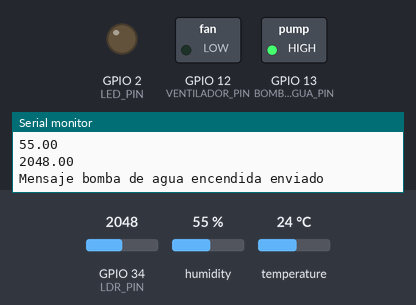
This sketch was run on a simulated ESP32. Shown: switched loads named in the sketch (green lamp = pin HIGH), output pins drawn as LEDs (lit = HIGH), the last lines printed to the serial monitor. Inputs (shaded band) come from the test bench; at power-on: temperature 24 °C, GPIO 34 (LDR_PIN) = 2048, humidity 55 %. WiFi joins after 1.5 s; servers stay silent unless stated.

Above: at 2.7 s.
2.8 s: temperature set to 26 °C
At 6.5 s:
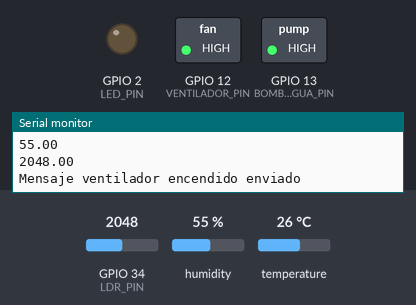
7.5 s: GPIO 34 (LDR_PIN) set to 1029
10.2 s: GPIO 34 (LDR_PIN) set to 928
At 12.6 s:
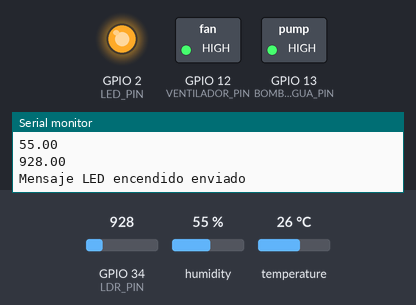
13.5 s: humidity set to 78 %
16.2 s: humidity set to 81 %
At 19.2 s:
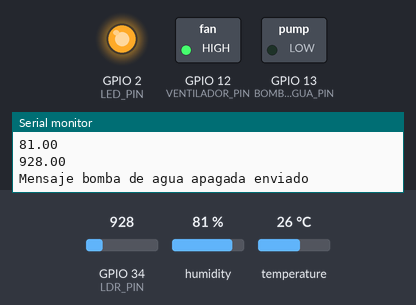
19.5 s: GPIO 34 (LDR_PIN) set to 1040
At 21.1 s:
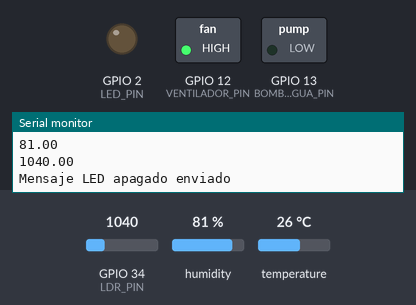
Timing chart, 0 to 22.6 s (numbered marks = the images above; inputs shaded):
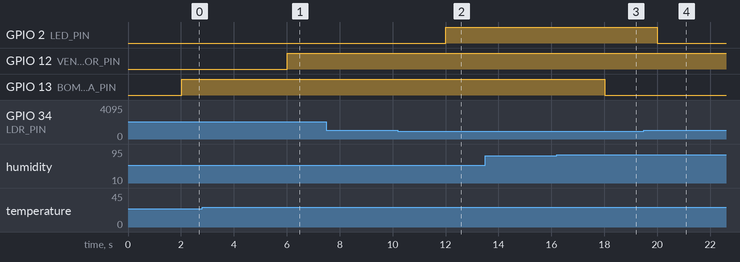

Measured:
- the behaviour switches between 24 and 25 °C on temperature (found by bisection; images 0 and 1)
- the behaviour switches between 1000 and 999 on GPIO 34 (LDR_PIN) (found by bisection; images 1 and 2)
- the behaviour switches between 79 and 80 % on humidity (found by bisection; images 2 and 3)
- after the input at 2.8 s, GPIO 12 (VENTILADOR_PIN): LOW → HIGH after 3.2 s
- after the input at 10.2 s, GPIO 2 (LED_PIN): LOW → HIGH after 1.8 s
- after the input at 16.2 s, GPIO 13 (BOMBA_AGUA_PIN): HIGH → LOW after 1.8 s
- after the input at 19.5 s, GPIO 2 (LED_PIN): HIGH → LOW after 0.50 s

The sketch:

proyectoDigitales.ino
```cpp
#include <WiFi.h>
#include <WiFiClientSecure.h>
#include <UniversalTelegramBot.h>
#include "DHT.h"

#define DHTPIN 4
#define DHTTYPE DHT11   // DHT 11
#define WIFI_SSID "WiFi SSID"
#define WIFI_PASSWORD "contraseña WiFi"
#define BOT_TOKEN "api"
#define CHAT_ID "codigo"

#define VENTILADOR_PIN 12 // Pin para controlar el ventilador
#define BOMBA_AGUA_PIN 13 // Pin para controlar la bomba de agua
#define LDR_PIN 34         // Pin de la fotorresistencia
#define LED_PIN 2          // Pin del LED

WiFiClientSecure secured_client;
UniversalTelegramBot bot(BOT_TOKEN, secured_client);
DHT dht(DHTPIN, DHTTYPE);

const unsigned long SENSOR_INTERVAL = 2000; // Intervalo de lectura del sensor (2 segundos)
const unsigned long TELEGRAM_INTERVAL = 60000; // Intervalo de envío al chat de Telegram (60 segundos)
const int NUM_SAMPLES = TELEGRAM_INTERVAL / SENSOR_INTERVAL; // Número de muestras en un minuto
unsigned long last_sensor_time = 0;
unsigned long last_telegram_time = 0;
float temperatureC;
float humidity;
float lightIntensity;
float tempSum = 0.0;
float humiditySum = 0.0;
int sampleCount = 0;
bool ventilador_encendido = false; // Estado del ventilador
bool bomba_agua_encendida = false; // Estado de la bomba de agua
bool led_encendido = false; // Estado del LED

void setup() {
  Serial.begin(9600);
  Serial.println(F("DHTxx test!"));
  dht.begin();
  Serial.print("Conectando al WiFi SSID ");
  Serial.print(WIFI_SSID);
  WiFi.begin(WIFI_SSID, WIFI_PASSWORD);
  secured_client.setCACert(TELEGRAM_CERTIFICATE_ROOT); // Agregar certificado raíz para api.telegram.org
  pinMode(VENTILADOR_PIN, OUTPUT);
  pinMode(BOMBA_AGUA_PIN, OUTPUT);
  pinMode(LDR_PIN, INPUT);
  pinMode(LED_PIN, OUTPUT);
  while (WiFi.status() != WL_CONNECTED) {
    Serial.print(".");
    delay(500);
  }
  Serial.print("\nWiFi conectado, direccion IP: ");
  Serial.println(WiFi.localIP());
}

void loop() {
  unsigned long current_time = millis();

  // Leer el sensor cada 2 segundos
  if (current_time - last_sensor_time >= SENSOR_INTERVAL) {
    temperatureC = dht.readTemperature();
    humidity = dht.readHumidity();
    lightIntensity = analogRead(LDR_PIN);

    Serial.println(temperatureC);
    Serial.println(humidity);
    Serial.println(lightIntensity);

    tempSum += temperatureC;
    humiditySum += humidity;
    sampleCount++;
    last_sensor_time = current_time;

    // Controlar el ventilador según la temperatura
    if (temperatureC > 24.20) {
      digitalWrite(VENTILADOR_PIN, HIGH); // Encender el ventilador
      if (!ventilador_encendido) {
        sendAlertToTelegram();
        ventilador_encendido = true;
      }
    } else if (temperatureC < 24.20 && ventilador_encendido) {
      digitalWrite(VENTILADOR_PIN, LOW); // Apagar el ventilador
      sendVentiladorOffToTelegram();
      ventilador_encendido = false;
    }

    // Controlar la bomba de agua según la humedad
    if (humidity < 80 && !bomba_agua_encendida) {
      digitalWrite(BOMBA_AGUA_PIN, HIGH); // Encender la bomba de agua
      bomba_agua_encendida = true;
      sendBombaAguaEncendidaToTelegram();
    } else if (humidity >= 80 && bomba_agua_encendida) {
      digitalWrite(BOMBA_AGUA_PIN, LOW); // Apagar la bomba de agua
      bomba_agua_encendida = false;
      sendBombaAguaApagadaToTelegram();
    }

    // Controlar el LED según la intensidad de luz
    if (lightIntensity < 1000 && !led_encendido) { // Si la luz es baja
      digitalWrite(LED_PIN, HIGH); // Encender el LED
      sendLedOnToTelegram();
      led_encendido = true;
    } else if (lightIntensity >= 1000 && led_encendido) {
      digitalWrite(LED_PIN, LOW); // Apagar el LED
      sendLedOffToTelegram();
      led_encendido = false;
    }

    // Enviar datos al chat de Telegram al finalizar la lectura del sensor
    if (current_time - last_telegram_time >= TELEGRAM_INTERVAL) {
      float avgTemp = tempSum / sampleCount;
      float avgHumidity = humiditySum / sampleCount;
      // Eliminamos el promedio de luz
      sendSensorDataToTelegram(avgTemp, avgHumidity);
      // Reiniciar las sumas y el contador de muestras para el siguiente minuto
      tempSum = 0.0;
      humiditySum = 0.0;
      sampleCount = 0;
      last_telegram_time = current_time;
    }
  }
}

void sendSensorDataToTelegram(float avgTemp, float avgHumidity) {
  String message = "Actualizacion de estado:\n";
  message += "Temperatura: " + String(avgTemp) + "°C\n";
  message += "Humedad: " + String(avgHumidity) + "%";

  if (bot.sendMessage(CHAT_ID, message, "")) {
    Serial.println("Mensaje enviado correctamente");
  } else {
    Serial.println("Fallo al enviar el mensaje");
  }
}

void sendAlertToTelegram() {
  String alertMessage = "¡Alerta! La temperatura supera los 30 grados. Se ha encendido el ventilador.\n";
  alertMessage += "Temperatura: " + String(temperatureC) + "°C\n";
  if (bot.sendMessage(CHAT_ID, alertMessage, "")) {
    Serial.println("Mensaje ventilador encendido enviado");
  } else {
    Serial.println("Fallo al enviar el mensaje ventilador encendido");
  }
}

void sendVentiladorOffToTelegram() {
  String alertMessage = "La temperatura es menor a los 30 grados, el ventilador se ha apagado\n";
  alertMessage += "Temperatura: " + String(temperatureC) + "°C\n";
  if (bot.sendMessage(CHAT_ID, alertMessage, "")) {
    Serial.println("Mensaje ventilador apagado enviado");
  } else {
    Serial.println("Fallo al enviar mensaje ventilador apagado");
  }
}

void sendBombaAguaEncendidaToTelegram() {
  String alertMessage = "¡Alerta! La humedad es menor a 60%. Se ha encendido la bomba de agua.\n";
  alertMessage += "Humedad: " + String(humidity) + "%\n";
  if (bot.sendMessage(CHAT_ID, alertMessage, "")) {
    Serial.println("Mensaje bomba de agua encendida enviado");
  } else {
    Serial.println("Fallo al enviar el mensaje bomba de agua encendida");
  }
}

void sendBombaAguaApagadaToTelegram() {
  String alertMessage = "La humedad es mayor o igual a 70%. Se ha apagado la bomba de agua.\n";
  alertMessage += "Humedad: " + String(humidity) + "%\n";
  if (bot.sendMessage(CHAT_ID, alertMessage, "")) {
    Serial.println("Mensaje bomba de agua apagada enviado");
  } else {
    Serial.println("Fallo al enviar el mensaje bomba de agua apagada");
  }
}

void sendLedOnToTelegram() {
  if (bot.sendMessage(CHAT_ID, "El LED se ha encendido", "")) {
    Serial.println("Mensaje LED encendido enviado");
  } else {
    Serial.println("Fallo al enviar el mensaje LED encendido");
  }
}

void sendLedOffToTelegram() {
  if (bot.sendMessage(CHAT_ID, "El LED se ha apagado", "")) {
    Serial.println("Mensaje LED apagado enviado");
  } else {
    Serial.println("Fallo al enviar el mensaje LED apagado");
  }
}
```
